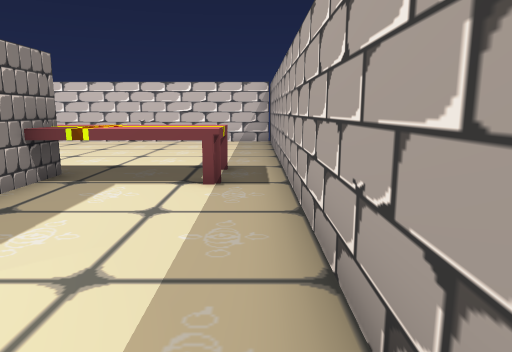
View 1 (above)

16 first-person views from a walk through a scene from a Unity 3-D project. The camera is 1.3 m above the floor, tilts 10° down and sees 70° across. The floor is counted in squares, 1 m on a side. Each view is taken from the middle of a square. On the plan, view 1 faces up. The plan holds only what a view shows up to about 15 squares ahead; the rest is blank. The player is left out. Door leaves are left out, so doorways stand open.

View 2
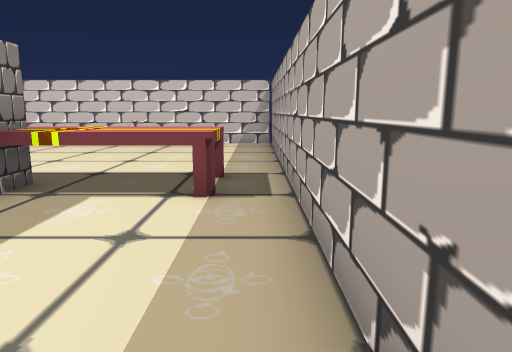

View 3
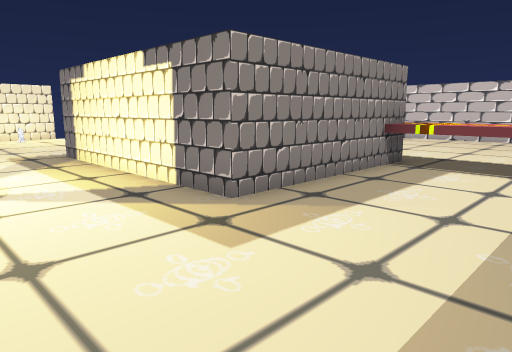

View 4
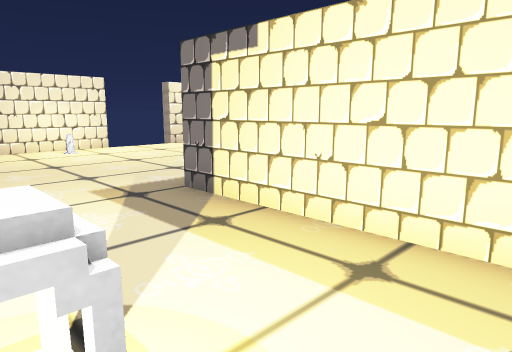

View 5
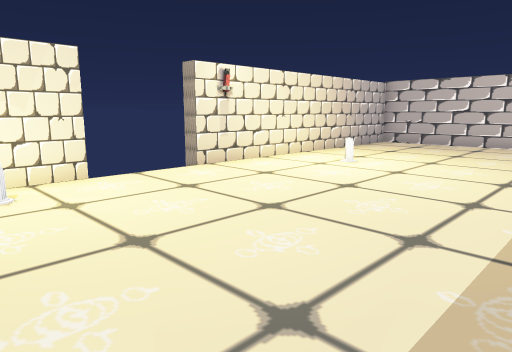

View 6
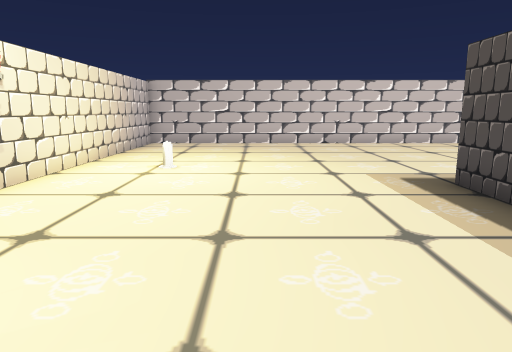

View 7
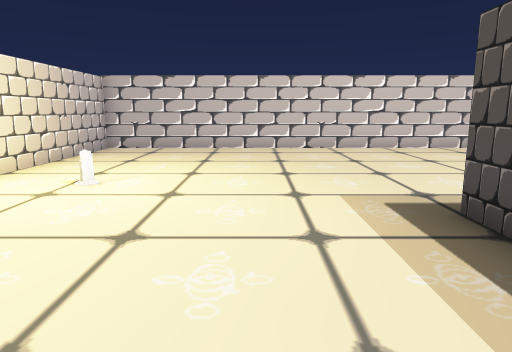

View 8
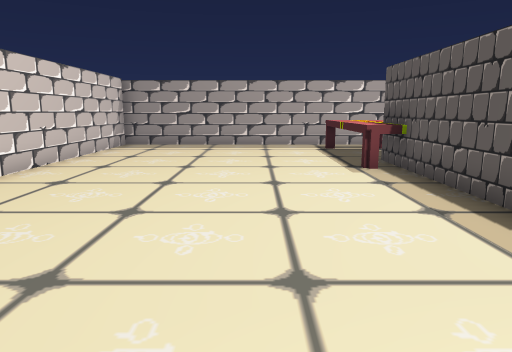

View 9
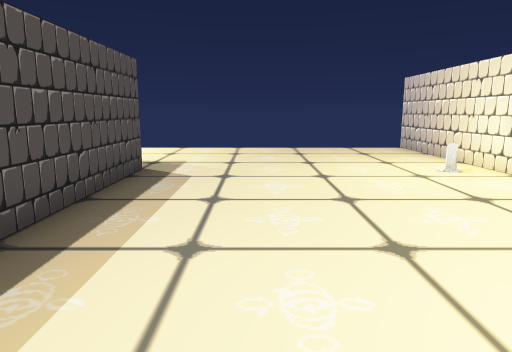

View 10
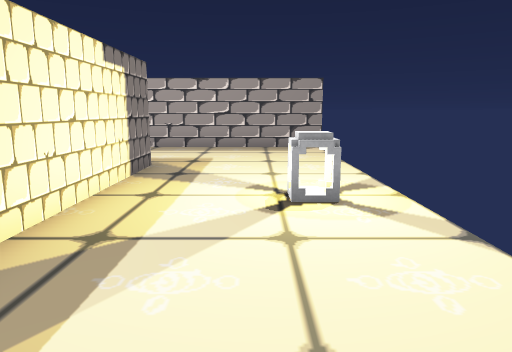

View 11
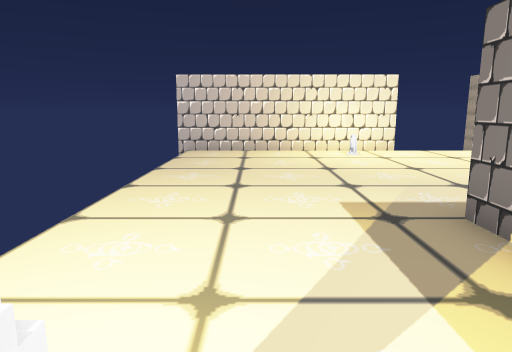

View 12
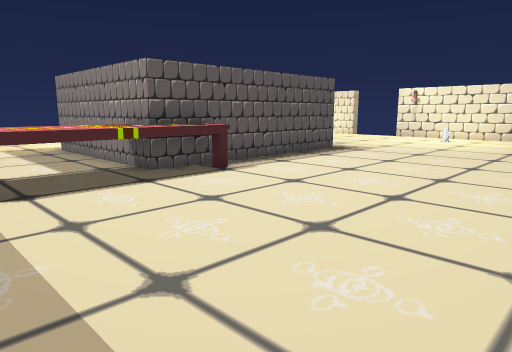

View 13
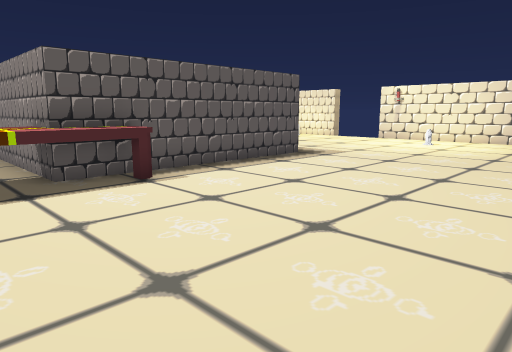

View 14
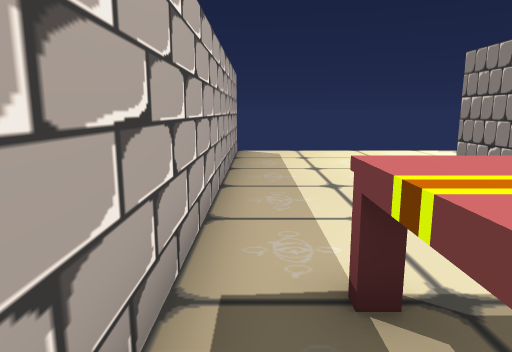

View 15
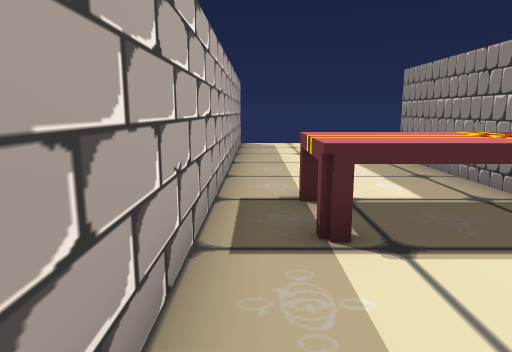

View 16
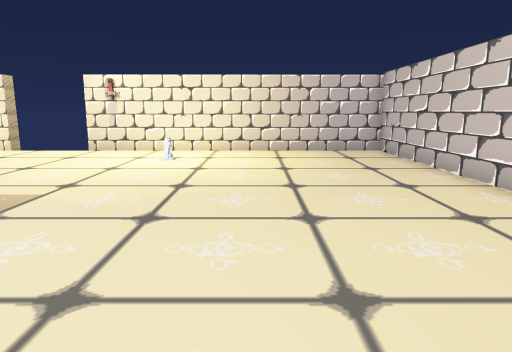

### Floor plan
Points are (right, up) in squares from view 1. A wall is a line through its corners. A room is listed if a view was taken in it or the views show most of it. See-through windows are left out.
Room 1 (views 1, 2, 3, 4, 5, 6, 7, 8, 9, 10, 11, 12, 13, 14, 15, 16)
walls: (-4.1, 6.6) (-4.1, 1.6) (-11.4, 1.6) (-11.4, 7.6) (-4.4, 7.6); (-19.4, 3.7) (-19.4, -3.6); (0.6, -3.5) (0.6, 16.2) (-19.4, 16.2) (-19.4, 6.3)
low walls: (-7.9, -2.1) (-7, -2.1); (-7.8, -2.2) (-7.8, -1.5) (-7.1, -1.5)
ways out: open door at (-19.5, 5)
objects: other object (-18, 2); other object (-17, 10); table (-6, 7) to (-1, 8)

Where each view was taken, in squares from view 1:
view 1: 0 up, 0 right, facing up
view 2: 1 up, 0 right, facing up
view 3: 2 down, 0 right, facing up-left
view 4: 2 down, 6 left, facing up-left
view 5: 1 up, 12 left, facing up-left
view 6: 1 up, 15 left, facing up
view 7: 3 up, 14 left, facing up
view 8: 11 up, 14 left, facing right
view 9: 10 up, 14 left, facing down
view 10: 1 down, 13 left, facing right
view 11: 1 down, 7 left, facing left
view 12: 15 up, 0 right, facing down-left
view 13: 15 up, 2 left, facing down-left
view 14: 9 up, 0 right, facing down
view 15: 12 up, 0 right, facing down
view 16: 12 up, 7 left, facing left
